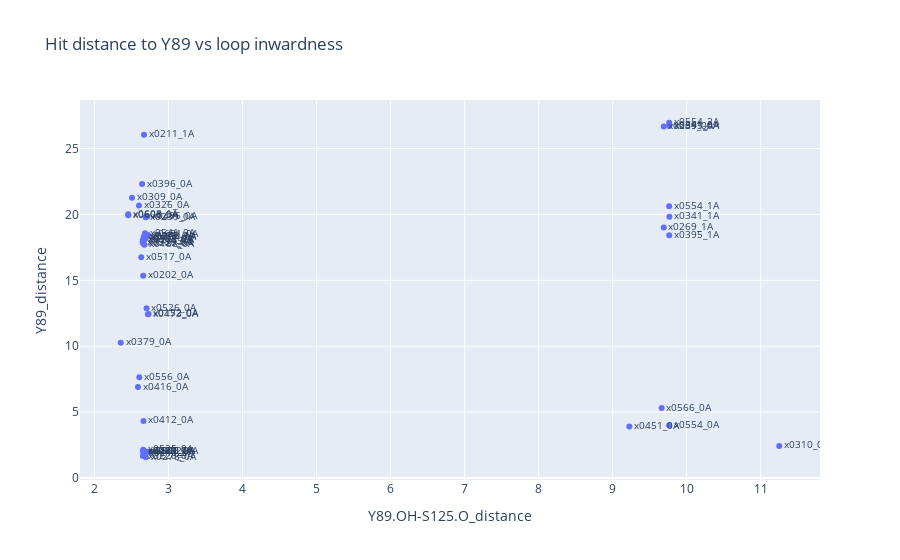

The notebook cell this image was saved under:
### Code cell
fig = px.scatter(metadata.drop_duplicates(), 'Y89.OH-S125.O_distance','Y89_distance',
           text='XChem_code',
           title='Hit distance to Y89 vs loop inwardness')

fig.update_traces(textposition='middle right', textfont_size=10)
fig

### Figure 1 — Plotly figure (JSON) as saved in the notebook; plotly's stock layout.template omitted (floating-point values rounded to 4 significant figures)
{"data": [{"hovertemplate": "Y89.OH-S125.O_distance=%{x}<br>Y89_distance=%{y}<br>XChem_code=%{text}<extra></extra>", "legendgroup": "", "marker": {"color": "#636efa", "symbol": "circle"}, "mode": "markers+text", "name": "", "orientation": "v", "showlegend": false, "text": ["x0451_0A", "x0469_0A", "x0473_0A", "x0486_0A", "x0517_0A", "x0525_0A", "x0526_0A", "x0540_0A", "x0541_0A", "x0554_0A", "x0554_1A", "x0554_2A", "x0556_0A", "x0566_0A", "x0586_0A", "x0269_0A", "x0269_1A", "x0278_0A", "x0278_1A", "x0305_0A", "x0309_0A", "x0310_0A", "x0326_0A", "x0608_0A", "x0608_1A", "x0691_0A", "x0152_0A", "x0152_1A", "x0188_0A", "x0202_0A", "x0211_0A", "x0211_1A", "x0211_2A", "x0228_0A", "x0229_0A", "x0229_1A", "x0239_0A", "x0332_0A", "x0341_0A", "x0341_1A", "x0354_0A", "x0359_0A", "x0379_0A", "x0395_0A", "x0395_1A", "x0396_0A", "x0412_0A", "x0416_0A", "x0428_0A"], "textfont": {"size": 10}, "textposition": "middle right", "type": "scatter", "x": [9.225, 2.659, 2.722, 2.715, 2.632, 2.658, 2.704, 2.685, 2.681, 9.763, 9.763, 9.763, 2.606, 9.661, 2.651, 9.69, 9.69, 2.694, 2.694, 2.659, 2.507, 11.25, 2.602, 2.456, 2.456, 2.723, 2.731, 2.731, 2.675, 2.658, 2.669, 2.669, 2.669, 2.654, 2.654, 2.654, 2.69, 2.655, 9.766, 9.766, 2.695, 2.684, 2.355, 9.764, 9.764, 2.644, 2.663, 2.588, 2.667], "xaxis": "x", "y": [3.904, 1.983, 12.44, 19.85, 16.75, 2.142, 12.88, 2.016, 18.58, 3.997, 20.63, 26.96, 7.639, 5.315, 17.91, 26.67, 19.0, 1.578, 18.32, 18.08, 21.27, 2.439, 20.69, 19.94, 20.01, 18.44, 12.45, 1.987, 17.7, 15.35, 1.871, 26.04, 18.04, 1.666, 17.83, 2.045, 19.78, 18.07, 26.76, 19.82, 18.24, 2.019, 10.26, 26.71, 18.43, 22.3, 4.337, 6.906, 18.31], "yaxis": "y"}], "layout": {"autosize": true, "legend": {"tracegroupgap": 0}, "title": {"text": "Hit distance to Y89 vs loop inwardness"}, "xaxis": {"anchor": "y", "autorange": true, "domain": [0, 1], "range": [1.794, 11.81], "title": {"text": "Y89.OH-S125.O_distance"}, "type": "linear"}, "yaxis": {"anchor": "x", "autorange": true, "domain": [0, 1], "range": [-0.3386, 28.87], "title": {"text": "Y89_distance"}, "type": "linear"}}}
